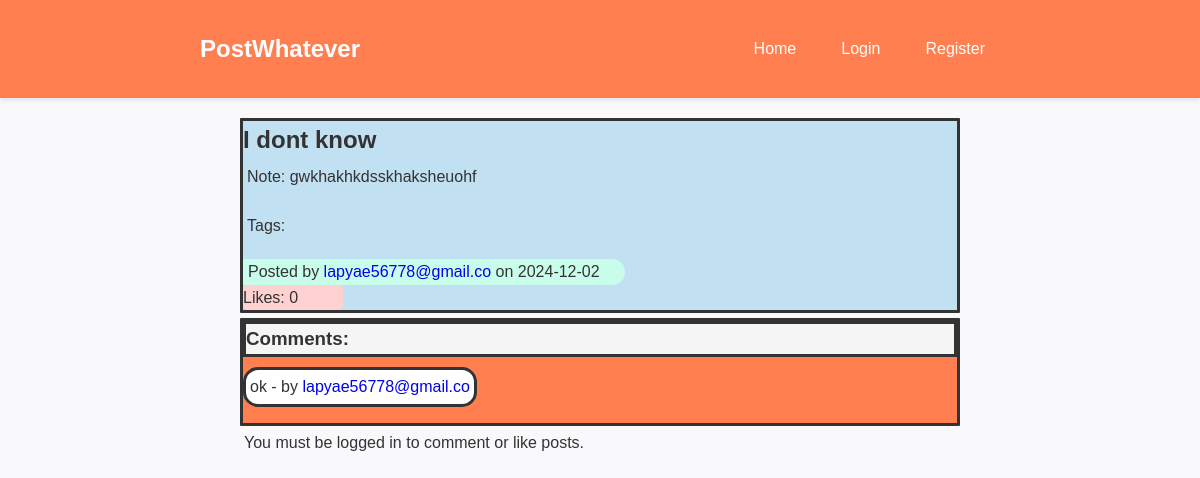
Screenshot of /post/2 with the database file from the repository.
### app/models.py (models this page shows)
class Post(db.Model):
    id = db.Column(db.Integer, primary_key=True)
    title = db.Column(db.String(100), nullable=False)
    content = db.Column(db.Text, nullable=False)
    date_posted = db.Column(db.DateTime, default=datetime.utcnow)
    user_id = db.Column(db.Integer, db.ForeignKey('user.id'), nullable=False)
    comments = db.relationship('Comment', backref='post', lazy=True, cascade="all, delete")
    likes = db.relationship('Like', backref='post', lazy=True, cascade="all, delete")
    tags = db.relationship('Tag', secondary=post_tags, backref=db.backref('posts', lazy='dynamic'))

class User(UserMixin, db.Model):
    id = db.Column(db.Integer, primary_key=True)
    username = db.Column(db.String(20), unique=True, nullable=False)
    email = db.Column(db.String(120), unique=True, nullable=False)
    password = db.Column(db.String(60), nullable=False)
    profile_pic = db.Column(db.String(120), default='default.jpg')
    posts = db.relationship('Post', backref='author', lazy=True)

class Comment(db.Model):
    id = db.Column(db.Integer, primary_key=True)
    content = db.Column(db.Text, nullable=False)
    date_posted = db.Column(db.DateTime, default=datetime.utcnow)
    user_id = db.Column(db.Integer, db.ForeignKey('user.id'), nullable=False)
    post_id = db.Column(db.Integer, db.ForeignKey('post.id'), nullable=False)
    author = db.relationship('User', backref='comments', lazy=True)

### app/views.py (the view)
@app.route('/post/<int:post_id>')
def post_detail(post_id):
    post = Post.query.get_or_404(post_id)
    form = CommentForm()
    return render_template('post_detail.html', post=post, form=form)

### app/templates/post_detail.html (shortened to what this page needs)
{% extends "base.html" %}
{% block content %}
<div class="container">
    <div class="post-detail">
        <div class="post-content">
            <h2>{{ post.title }}</h2>
            <p>Note: {{ post.content }}</p>
            <p>
                Tags:
            </p>
        </div>
        <div class="poster">
            Posted by <a href="{{ url_for('user_profile', username=post.author.username) }}">{{ post.author.username }}</a>
            on {{ post.date_posted.strftime('%Y-%m-%d') }}
        </div>
        <div class="like-section">
            <div class="like-count">Likes: {{ post.likes|length }}</div>
        </div>
    </div>
    <div class="comments">
        <h3>Comments:</h3>
        {% for comment in post.comments %}
        <div class="comment">
            <p>
                {{ comment.content }} - by
                <a href="{{ url_for('user_profile', username=comment.author.username) }}">{{ comment.author.username }}</a>
            </p>
        </div>
        {% else %}
        <p class="no-comments">No comments yet. Be the first to comment!</p>
        {% endfor %}
    </div>
    {% if current_user.is_authenticated %}
    <div class="add-comment-form">
        <h3>Add a Comment:</h3>
        <form method="POST" action="{{ url_for('comment', post_id=post.id) }}">
            {{ form.hidden_tag() }}
            <div class="form-group">
                {{ form.content.label }}
                {{ form.content(rows=4, cols=50, class="form-input") }}
            </div>
            <div>
                <button type="submit" class="btn btn-primary">{{ form.submit() }}</button>
            </div>
        </form>
    </div>
    {% else %}
    <p>You must be logged in to comment or like posts.</p>
    {% endif %}
</div>
{% endblock %}

### app/static/css/style.css (style rules this page uses)
* { margin: 0; padding: 0; box-sizing: border-box; text-decoration: none; }
body { font-family: 'Arial', sans-serif; line-height: 1.6; background-color: #f9f9fb; color: #333; }
.container { width: 90%; max-width: 800px; margin: 20px auto; }
.post-detail { border: #333; border: solid; border-radius: 1px; background-color:rgb(193, 224, 242); }
.post_content h2, p { width: fit-content; padding: 4px; margin-bottom: 1em; }
.comments { border: #333; border-radius: 1px; border:solid; margin-top: 5px; }
.poster { background-color: rgb(201, 253, 235); display: inline-block; border-top-right-radius: 30px; border-bottom-right-radius: 30px; padding-left: 5px; padding-right: 25px; }
.like-count { background-color: #ffd1d1; display: block; width: 100px; border-radius: 5px; }
.comments h3 { border: solid; background-color: whitesmoke; }
.comment p { border: solid; border-radius: 15px; background-color: white; margin-top: 10px; }
.comments { background-color: coral; }

### rows the page displays
Post: title "I dont know", content "gwkhakhkdsskhaksheuohf", date_posted "2024-12-02"
User: author.username "lapyae56778@gmail.co"
Comment: content "ok", author.username "lapyae56778@gmail.co"

### other values shown
{{ post.likes|length }} "0"
